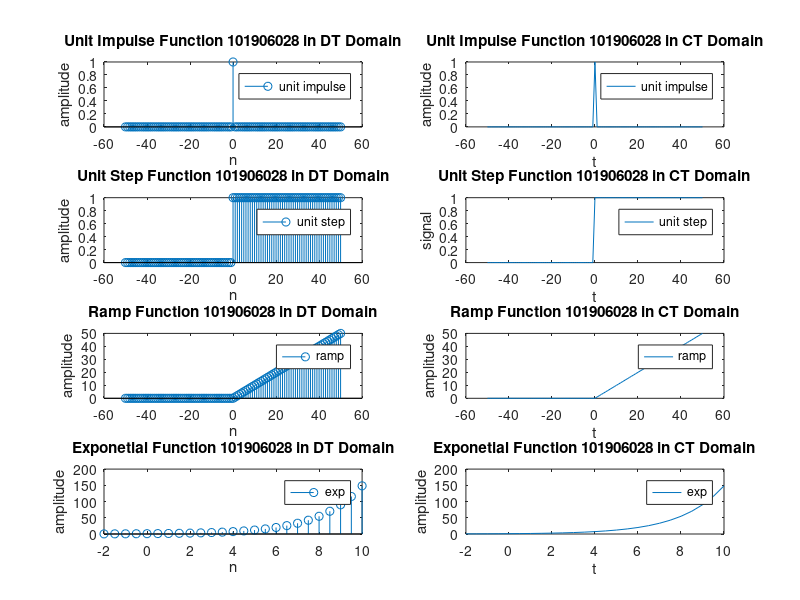

Reproduce this figure in MATLAB.
%To plot unit step, unit impulse, ramp and exponential signals in
%continuous and discrete time domain.

n = [-50:50];
% UNIT IMPULSE
x1 = [(n-0)==0];
subplot(4,2,1);
stem(n,x1);
xlabel('n');
ylabel('amplitude');
legend('unit impulse');
title('Unit Impulse Function 101906028 in DT Domain');

subplot(4,2,2);
plot(n,x1);
xlabel('t');
ylabel('amplitude');
legend('unit impulse');
title('Unit Impulse Function 101906028 in CT Domain');


% UNIT STEP
x2 = [(n-0)>=0];
subplot(4,2,3);
stem(n, x2);
xlabel('n');
ylabel('amplitude');
legend('unit step');
title('Unit Step Function 101906028 in DT Domain');

subplot(4,2,4);
plot(n, x2);
xlabel('t');
ylabel('signal');
legend('unit step');
title('Unit Step Function 101906028 in CT Domain');


% RAMP
x3 = n.*x2;
subplot(4,2,5);
stem(n, x3);
xlabel('n');
ylabel('amplitude');
legend('ramp');
title('Ramp Function 101906028 in DT Domain');

subplot(4,2,6);
plot(n, x3);
xlabel('t');
ylabel('amplitude');
legend('ramp');
title('Ramp Function 101906028 in CT Domain');

% EXPONENTIAL
n = (-2:0.5:10);
x4 = exp(n/2);
subplot(4,2,7);
stem(n, x4);
xlabel('n');
ylabel('amplitude');
legend('exp');
title('Exponetial Function 101906028 in DT Domain');

subplot(4,2,8);
plot(n, x4);
xlabel('t');
ylabel('amplitude');
legend('exp');
title('Exponetial Function 101906028 in CT Domain');